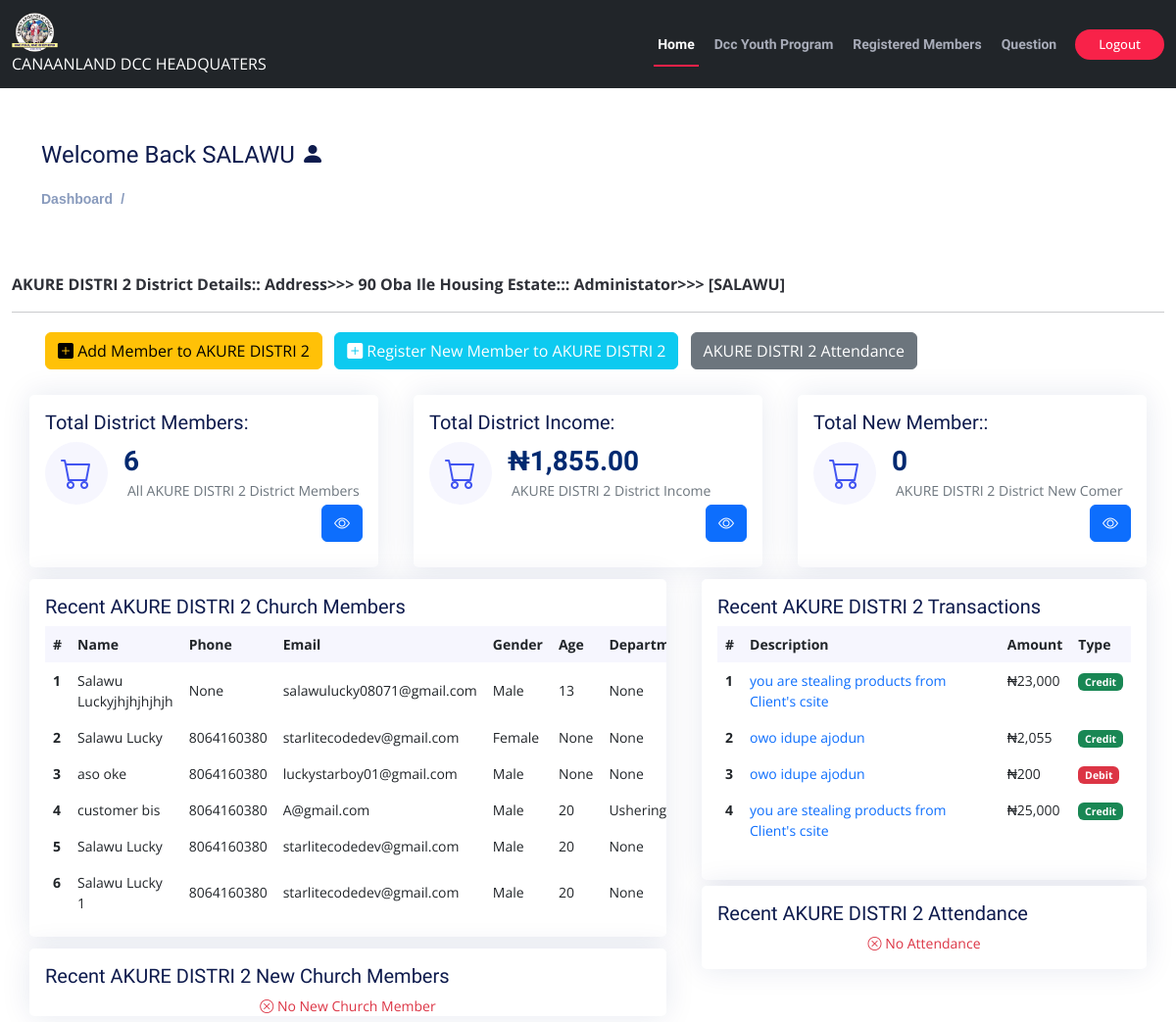
Before: /secretary/secretary-dashboard (signed in) with the older database file.
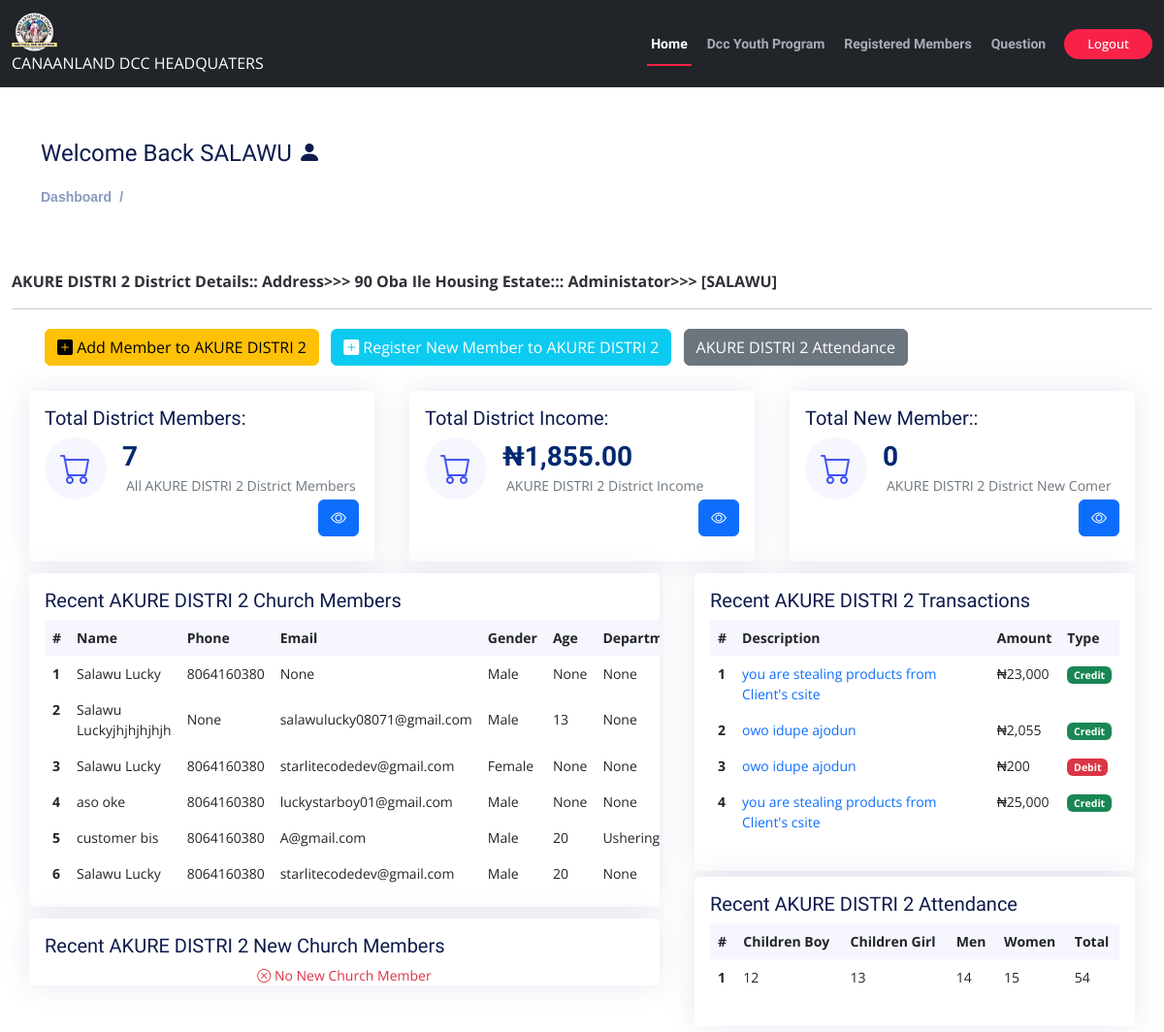
After: the same page with the newer database file.
### secretary/models.py (models this page shows, shortened)
class Church_Member(models.Model):
    sex =(('Male', 'Male'),('Female', 'Female'),)
    district = models.ForeignKey(District,on_delete=models.SET_NULL,null=True, blank=True)
    name = models.CharField(max_length=200, blank=True,null=True)
    email = models.EmailField(max_length=200, null=True,blank=True)
    phone = models.IntegerField(null=True,blank=True)
    address= models.CharField(max_length=200, blank=True,null=True)
    gender = models.CharField(max_length=200, blank=True,null=True,choices=sex,default='Male')
    age = models.IntegerField(null=True,blank=True)
    country = models.CharField(max_length=200, blank=True,null=True, default='Nigeria')
    LGA= models.CharField(max_length=200, blank=True,null=True)
    department= models.ForeignKey(Department,blank=True, null=True, on_delete=models.CASCADE)
    date= models.DateTimeField(auto_now_add=True,null=True)
    class Meta:
        ordering = ['-date']
        indexes = [
            models.Index(fields=['-date']),
        ]

class Transaction(models.Model):
    type =(('Debit', 'Debit'),('Credit', 'Credit'))
    district = models.ForeignKey(District,on_delete=models.SET_NULL,null=True, blank=True)
    amount = models.IntegerField(blank=True)
    description = models.CharField(max_length=500, blank=True)
    type = models.CharField(max_length=500,default='Credit', choices=type)
    date = models.DateField(default=django.utils.timezone.now)
    class Meta:
        ordering = ['-date']
        indexes = [
            models.Index(fields=['-date']),
        ]

class Church_Attendance(models.Model):
    district = models.ForeignKey(District,on_delete=models.SET_NULL,null=True, blank=True)
    children_boy = models.IntegerField(blank=True)
    children_girl = models.IntegerField(blank=True)
    men = models.IntegerField(blank=True)
    women = models.IntegerField(blank=True)
    date = models.DateField(auto_now_add=True)
    class Meta:
        ordering = ['date']
        indexes = [
            models.Index(fields=['date']),
        ]

### administrator/models.py (models this page shows)
class Department(models.Model):
    name = models.CharField(max_length=200, null=True)
    class Meta:
        ordering = ['-name']
        indexes = [
            models.Index(fields=['-name']),
        ]
    def __str__(self):
        return self.name

### users/decorators.py (the view)
    def wrapper_function(request, *args, **kwargs):
        group= None
        if request.user.groups.exists():
            group = request.user.groups.all()[0].name
        if group != 'secretary':
            return HttpResponse("You're not allow to view this page.")
        return view_func(request, *args,**kwargs)

### users/models.py (called while the page is built)
    def __str__(self):
        return f"{self.name}"

### templates/secretary/secretary-dashboard.html (shortened to what the changed rows need)
{% extends 'main.html' %}
{% load static %}
{% load humanize %}
{% block content %}
<br><br>
<div class="container-fluid col-lg-12" data-aos="fade-up">
    <section class="section dashboard mt-3 ">
        <div class="container-fluid">
        <div class="row">
              <div class="col-xxl-4 col-md-4">
                <div class="card car info-card sales-card">
                  <div class="card-body">
                    <div class="d-flex align-items-center">
                      <div class="ps-3">
                        <h6>{{district_member|length}}</h6>
                         <span class="text-muted small pt-2 ps-1">All {{district}} District Members</span>
                      </div>
                    </div>
                  </div>
                </div>
              </div>
        </div>
        <div class="row">
          <div class="col-lg-7 ">
            <div class="row ">
              <div class="col-12">
                <div class="card car top-selling overflow-auto">
                  <div class="card-body pb-0">
                    {% if district_member %}
                    <table class="table table-borderless">
                      <thead>
                        <tr>
                          <th scope="col">#</th>
                          <th scope="col">Name</th>
                          <th scope="col">Phone</th>
                          <th scope="col">Email</th>
                          <th scope="col">Gender</th>
                          <th scope="col">Age</th>
                          <th scope="col">Department</th>
                        </tr>
                      </thead>
                      <tbody>
                        {% for i in district_member|slice:':6' %}
                        <tr>
                          <th scope="row">{{forloop.counter}}</th>
                          <td>{{i.name}}</td>
                          <td>{{i.phone}}</td>
                          <td>{{i.email}}</td>
                          <td>{{i.gender}}</td>
                          <td>{{i.age}}</td>
                          <td>{{i.department}}</td>
                        </tr>
                        {% endfor %}
                      </tbody>
                      {% else %}
                        <center class='text-danger font-weight-bolder'><i class="bi bi-x-circle"></i>  No Church Member </center>
                        {% endif %}
                    </table>
                  </div>
                </div>
              </div>
            </div>
            </div>
          <div class="col-lg-5">
            <div class="col-12">
              <div class="card car recent-sales overflow-auto">
                <div class="card-body">
                  {% if district_transaction %}
                  <table class="table table-borderless datatable">
                    <thead>
                      <tr>
                        <th scope="col">#</th>
                        <th scope="col">Description</th>
                        <th scope="col">Amount</th>
                        <th scope="col">Type</th>
                      </tr>
                    </thead>
                    <tbody>
                      {% for i in district_transaction|slice:':6' %}
                      <tr>
                        <th scope="row">{{forloop.counter}}</th>
                        <td><a href="" class="text-primary">{{i.description}}</a></td>
                        <td>₦{{i.amount|intcomma}}</td>
                        {% if i.type == 'Credit' %}
                        <td><span class="badge bg-success">Credit</span></td>
                        {% else %}
                        <td><span class="badge bg-danger">Debit</span></td>
                        {% endif %}
                      </tr>
                      {% endfor %}
                      {% else %}
                      <center class='text-danger font-weight-bolder'><i class="bi bi-x-circle"></i>  No Transaction </center>
                      {% endif %}
                    </tbody>
                  </table>
                </div>
              </div>
            </div>
            <div class="col-12">
              <div class="card car recent-sales overflow-auto">
                <div class="card-body">
                  <h5 class="card-title">Recent {{district}} Attendance</h5>
                  {% if district_attendance %}
                  <table class="table table-borderless datatable">
                    <thead>
                      <tr>
                        <th scope="col">#</th>
                        <th scope="col">Children Boy</th>
                        <th scope="col">Children Girl</th>
                        <th scope="col">Men</th>
                        <th scope="col">Women</th>
                        <th scope="col">Total</th>
                      </tr>
                    </thead>
                    <tbody>
                      {% for i in district_attendance|slice:':6' %}
                      <tr>
                        <th scope="row">{{forloop.counter}}</th>
                        <td>{{i.children_boy}}</td>
                        <td>{{i.children_girl}}</td>
                        <td>{{i.men}}</td>
                        <td>{{i.women}}</td>
                        <td>{{i.children_boy|add:i.children_girl|add:i.men|add:i.women}}</td>
                      </tr>
                      {% endfor %}
                      {% else %}
                      <center class='text-danger font-weight-bolder'><i class="bi bi-x-circle"></i>  No Attendance </center>
                      {% endif %}
                    </tbody>
                  </table>
                </div>
              </div>
            </div>
          </div>
        </div>
        </div>
</div>
{% endblock content %}

Changed rows visible on the page:
no longer on this page (row unchanged): Church_Member: name "Salawu Lucky 1", phone "8064160380", email "starlitecodedev@gmail.com", gender "Male", age "20", department "None"
added Church_Member: name "Salawu Lucky", phone "8064160380", email "None", gender "Male", age "None", department "None"
added Church_Attendance: children_boy "12", children_girl "13", men "14", women "15", children_boy|add "54"
Other visible differences:
{{ district_member|length }}: "6" → "7"
text no longer shown: "No Attendance"
text now shown: "# Children Boy Children Girl Men Women Total"
